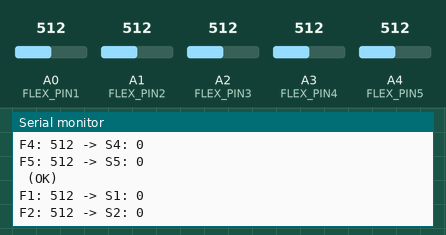
Recording of a sketch running on a simulated Arduino Uno, built with avr-gcc and run on an emulated ATmega328P. On the bench: the last lines printed to the serial monitor. The test bench sets the inputs (shaded band); at power-on: A0 (FLEX_PIN1) = 512, A1 (FLEX_PIN2) = 512, A2 (FLEX_PIN3) = 512, A3 (FLEX_PIN4) = 512, A4 (FLEX_PIN5) = 512. No radio packets arrive unless stated.

Above: at 1.2 s.
1.3 s: A0 (FLEX_PIN1) set to 105
At 1.9 s:
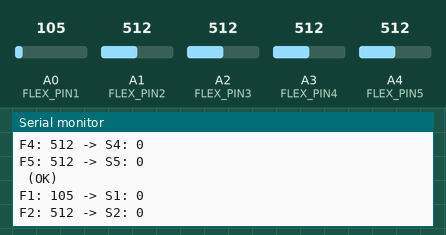
4.3 s: A0 (FLEX_PIN1) set to 94
At 4.9 s:
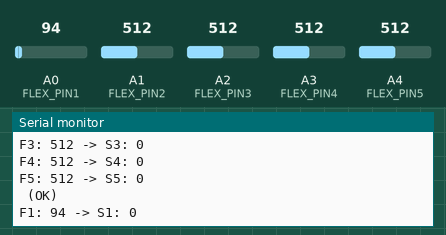
7.3 s: A1 (FLEX_PIN2) set to 108
8.8 s: A1 (FLEX_PIN2) set to 91
At 9.3 s:
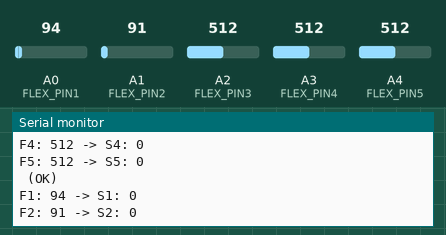
Timing chart, 0 to 11.8 s (numbered marks = the images above; inputs shaded):
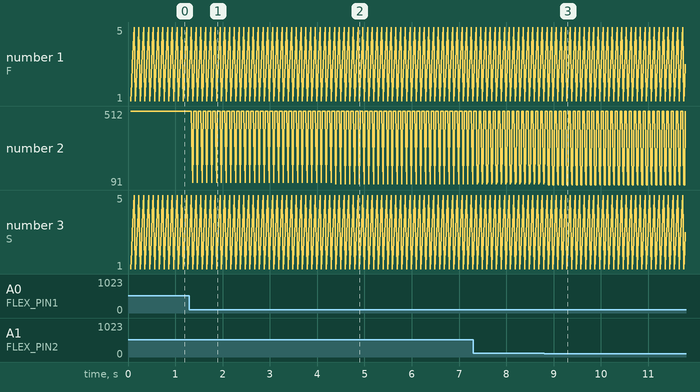

The sketch:

verici.transmitter.ino
```cpp
#include <SPI.h>
#include <nRF24L01.h>
#include <RF24.h>

// CE ve CSN pinleri
#define CE_PIN 9
#define CSN_PIN 10
RF24 radio(CE_PIN, CSN_PIN);
const byte address[6] = "00001";

// Flex sensör pinleri
#define FLEX_PIN1 A0
#define FLEX_PIN2 A1
#define FLEX_PIN3 A2
#define FLEX_PIN4 A3
#define FLEX_PIN5 A4

// Flex min - max (senin değerlerin)
#define FLEX_MIN1 2500
#define FLEX_MAX1 3000

#define FLEX_MIN2 3150
#define FLEX_MAX2 3400

#define FLEX_MIN3 2500
#define FLEX_MAX3 3200

#define FLEX_MIN4 3200
#define FLEX_MAX4 3400

#define FLEX_MIN5 3500
#define FLEX_MAX5 3800

int flexValue1, servoValue1;
int flexValue2, servoValue2;
int flexValue3, servoValue3;
int flexValue4, servoValue4;
int flexValue5, servoValue5;

void setup() {
  Serial.begin(9600);

  if (!radio.begin()) {
    Serial.println("nRF24 baslatilamadi!");
    while (1);
  }

  radio.openWritingPipe(address);
  radio.setPALevel(RF24_PA_MAX);
  radio.setDataRate(RF24_2MBPS);
  radio.setRetries(3, 5);
  radio.stopListening();
  Serial.println("Verici hazir (5 flex)...");
  Serial.println("FORMAT: FLEX -> SERVO");
}

void loop() {
  // Flex oku (HAM)
  flexValue1 = analogRead(FLEX_PIN1);
  flexValue2 = analogRead(FLEX_PIN2);
  flexValue3 = analogRead(FLEX_PIN3);
  flexValue4 = analogRead(FLEX_PIN4);
  flexValue5 = analogRead(FLEX_PIN5);

  // Servo açıları
  servoValue1 = constrain(map(flexValue1, FLEX_MIN1, FLEX_MAX1, 0, 180), 0, 180);
  servoValue2 = constrain(map(flexValue2, FLEX_MIN2, FLEX_MAX2, 0, 180), 0, 180);
  servoValue3 = constrain(map(flexValue3, FLEX_MIN3, FLEX_MAX3, 0, 180), 0, 180);
  servoValue4 = constrain(map(flexValue4, FLEX_MIN4, FLEX_MAX4, 0, 180), 0, 180);
  servoValue5 = constrain(map(flexValue5, FLEX_MIN5, FLEX_MAX5, 0, 180), 0, 180);

  // Gönder
  uint8_t data[5] = {
    servoValue1,
    servoValue2,
    servoValue3,
    servoValue4,
    servoValue5
  };

  bool ok = radio.write(&data, sizeof(data));

  // SERIAL MONITOR CIKTISI
  Serial.print("F1: "); Serial.print(flexValue1);
  Serial.print(" -> S1: "); Serial.println(servoValue1);
  Serial.print("F2: "); Serial.print(flexValue2);
  Serial.print(" -> S2: "); Serial.println(servoValue2);
  Serial.print("F3: "); Serial.print(flexValue3);
  Serial.print(" -> S3: "); Serial.println(servoValue3);
  Serial.print("F4: "); Serial.print(flexValue4);
  Serial.print(" -> S4: "); Serial.println(servoValue4);
  Serial.print("F5: "); Serial.print(flexValue5);
  Serial.print(" -> S5: "); Serial.println(servoValue5);

  Serial.println(ok ? " (OK)" : " (HATA)");
  delay(50);
}
```

Measured:
- after the input at 1.3 s, the serial monitor: prints a new line after 0.07 s (image 1)
- after the input at 4.3 s, the serial monitor: prints a new line after 0.09 s (image 2)
- after the input at 8.8 s, the serial monitor: prints a new line after 0.10 s (image 3)
- plotted number 2: 512 → 105 after the input at 1.3 s, 105 → 94 after the input at 4.3 s
